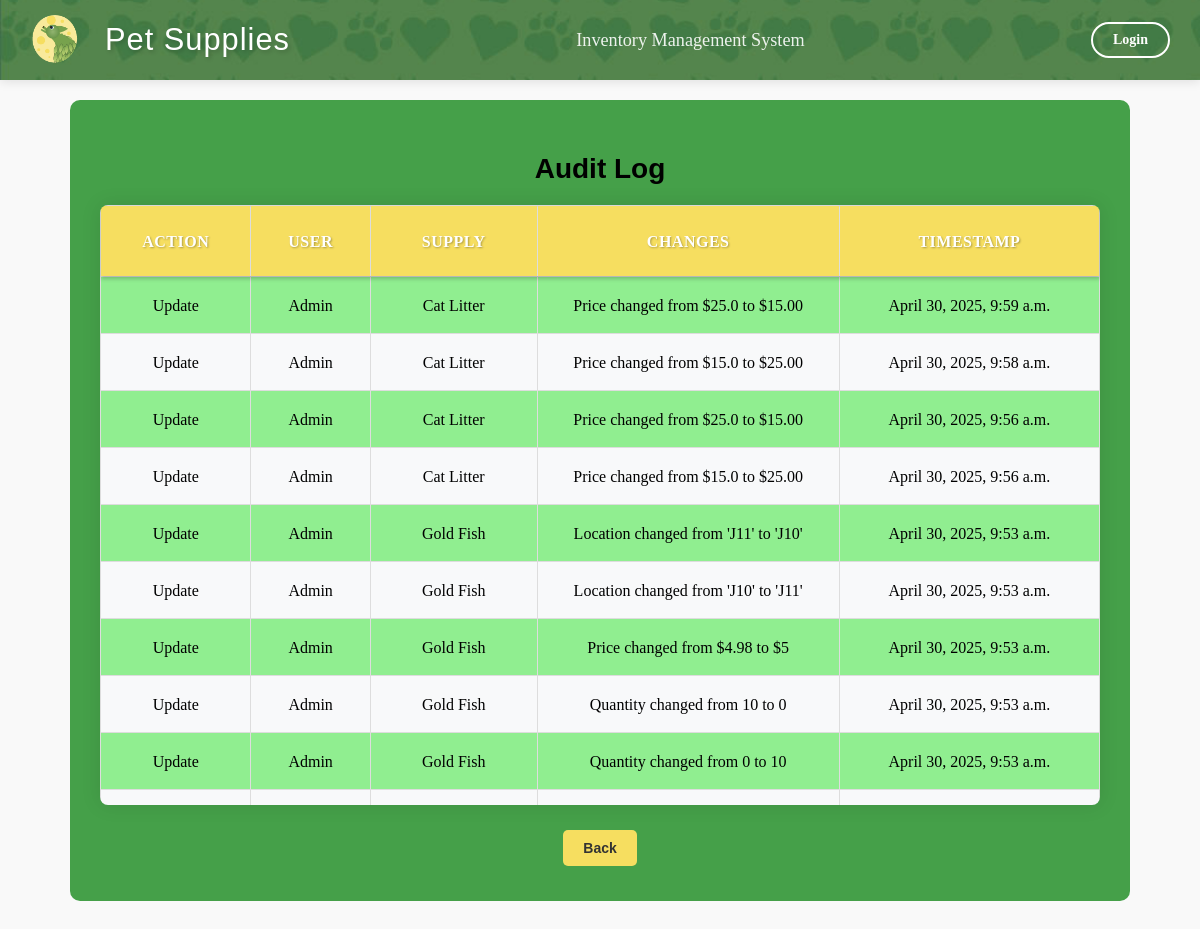
The page /audit-log/ on the database as committed earlier.
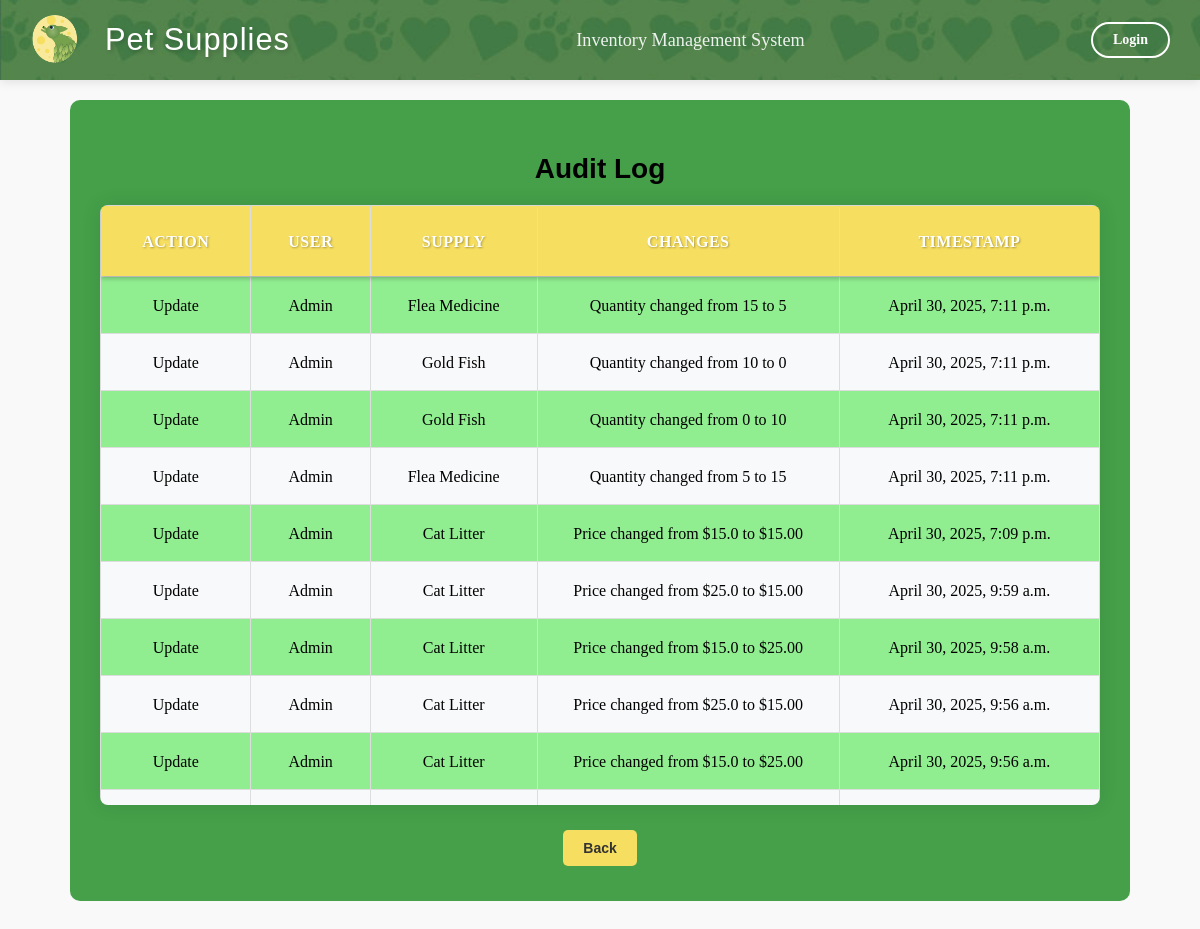
The same page on the database as committed later.
### inventory/models.py (models this page shows, shortened)
class AuditLog(models.Model):
    ACTION_CHOICES = (
        ('CREATE', 'Create'),
        ('UPDATE', 'Update'),
        ('DELETE', 'Delete'),
    )
    user = models.ForeignKey(User, on_delete=models.SET_NULL, null=True)  # Track the user making the change
    action = models.CharField(max_length=10, choices=ACTION_CHOICES)  # The type of action (CREATE, UPDATE, DELETE)
    supply = models.ForeignKey(Supply, on_delete=models.CASCADE)  # Link to the supply that was changed
    changes = models.TextField()  # Description of what was changed
    timestamp = models.DateTimeField(auto_now_add=True)  # When the change was made

class Supply(models.Model):
    name = models.CharField(max_length=255, primary_key=True)
    price = models.FloatField()
    quantity = models.IntegerField()
    location = models.CharField(max_length=255)
    reorder_point = models.PositiveIntegerField(default=5)
    deleted = models.BooleanField(default=False)

### inventory/views.py (the view)
# urls.py: path('audit-log/', views.audit_log, name='audit_log'),
def audit_log(request):
    logs = AuditLog.objects.all().order_by('-timestamp')
    return render(request, 'inventory/audit_log.html', {'logs': logs})

### inventory/templates/inventory/audit_log.html (shortened to what this page needs)
{% extends 'inventory/base.html' %}
{% block content %}
<center>
<div class="conmain">
    <h2>Audit Log</h2>
    <div class="table-container">
        <table border="1" class="data_tab">
            <thead>
                <tr>
                    <th>Action</th>
                    <th>User</th>
                    <th>Supply</th>
                    <th>Changes</th>
                    <th>Timestamp</th>
                </tr>
            </thead>
            <tbody>
                {% for log in logs %}
                <tr>
                    <td>{{ log.get_action_display }}</td>
                    <td>{{ log.user.username }}</td>
                    <td>{{ log.supply.name }}</td>
                    <td class="changes">{{ log.changes }}</td>
                    <td>{{ log.timestamp }}</td>
                </tr>
                {% endfor %}
            </tbody>
        </table>
    </div>
    <center>
        <a href="{% url 'index' %}">
            <button type="button" class="back-button">Back</button>
        </a>
    </center>
</div>
</div>
{% endblock %}

Rows that differ between the two databases and show on the page:
no longer on this page (row unchanged): AuditLog: action "Update", user.username "Admin", supply.name "Gold Fish", changes "Location changed from 'J11' to 'J10'", timestamp "April 30, 2025, 9:53 a.m."
no longer on this page (row unchanged): AuditLog: action "Update", user.username "Admin", supply.name "Gold Fish", changes "Location changed from 'J10' to 'J11'", timestamp "April 30, 2025, 9:53 a.m."
no longer on this page (row unchanged): AuditLog: action "Update", user.username "Admin", supply.name "Gold Fish", changes "Price changed from $4.98 to $5", timestamp "April 30, 2025, 9:53 a.m."
no longer on this page (row unchanged): AuditLog: action "Update", user.username "Admin", supply.name "Gold Fish", changes "Quantity changed from 10 to 0", timestamp "April 30, 2025, 9:53 a.m."
no longer on this page (row unchanged): AuditLog: action "Update", user.username "Admin", supply.name "Gold Fish", changes "Quantity changed from 0 to 10", timestamp "April 30, 2025, 9:53 a.m."
added AuditLog: action "Update", user.username "Admin", supply.name "Flea Medicine", changes "Quantity changed from 15 to 5", timestamp "April 30, 2025, 7:11 p.m."
added AuditLog: action "Update", user.username "Admin", supply.name "Gold Fish", changes "Quantity changed from 10 to 0", timestamp "April 30, 2025, 7:11 p.m."
added AuditLog: action "Update", user.username "Admin", supply.name "Gold Fish", changes "Quantity changed from 0 to 10", timestamp "April 30, 2025, 7:11 p.m."
added AuditLog: action "Update", user.username "Admin", supply.name "Flea Medicine", changes "Quantity changed from 5 to 15", timestamp "April 30, 2025, 7:11 p.m."
added AuditLog: action "Update", user.username "Admin", supply.name "Cat Litter", changes "Price changed from $15.0 to $15.00", timestamp "April 30, 2025, 7:09 p.m."
